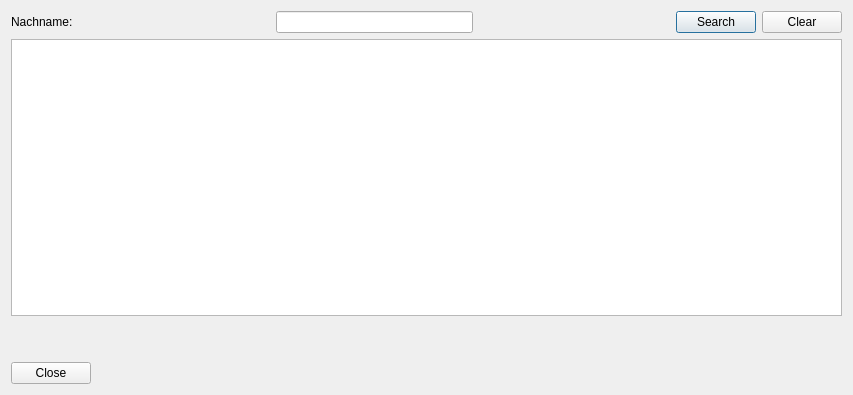
<?xml version="1.0" encoding="UTF-8"?>
<ui version="4.0">
 <class>ShowMitarbeiter_GUI</class>
 <widget class="QDialog" name="ShowMitarbeiter_GUI">
  <property name="geometry">
   <rect>
    <x>0</x>
    <y>0</y>
    <width>853</width>
    <height>395</height>
   </rect>
  </property>
  <property name="windowTitle">
   <string>Mitarbeiter Uebersicht</string>
  </property>
  <layout class="QVBoxLayout" name="verticalLayout">
   <item>
    <layout class="QHBoxLayout" name="horizontalLayout">
     <item>
      <widget class="QLabel" name="label">
       <property name="text">
        <string>Nachname:</string>
       </property>
      </widget>
     </item>
     <item>
      <spacer name="horizontalSpacer">
       <property name="orientation">
        <enum>Qt::Horizontal</enum>
       </property>
       <property name="sizeHint" stdset="0">
        <size>
         <width>40</width>
         <height>20</height>
        </size>
       </property>
      </spacer>
     </item>
     <item>
      <widget class="QLineEdit" name="searchEdit"/>
     </item>
     <item>
      <spacer name="horizontalSpacer_2">
       <property name="orientation">
        <enum>Qt::Horizontal</enum>
       </property>
       <property name="sizeHint" stdset="0">
        <size>
         <width>40</width>
         <height>20</height>
        </size>
       </property>
      </spacer>
     </item>
     <item>
      <widget class="QPushButton" name="searchButton">
       <property name="text">
        <string>Search</string>
       </property>
      </widget>
     </item>
     <item>
      <widget class="QPushButton" name="clearButton">
       <property name="text">
        <string>Clear</string>
       </property>
       <property name="autoDefault">
        <bool>false</bool>
       </property>
      </widget>
     </item>
    </layout>
   </item>
   <item>
    <widget class="QTreeView" name="treeView">
     <property name="itemsExpandable">
      <bool>false</bool>
     </property>
    </widget>
   </item>
   <item>
    <spacer name="verticalSpacer">
     <property name="orientation">
      <enum>Qt::Vertical</enum>
     </property>
     <property name="sizeType">
      <enum>QSizePolicy::Preferred</enum>
     </property>
     <property name="sizeHint" stdset="0">
      <size>
       <width>20</width>
       <height>40</height>
      </size>
     </property>
    </spacer>
   </item>
   <item>
    <widget class="QPushButton" name="closeButton">
     <property name="sizePolicy">
      <sizepolicy hsizetype="Fixed" vsizetype="Fixed">
       <horstretch>0</horstretch>
       <verstretch>0</verstretch>
      </sizepolicy>
     </property>
     <property name="text">
      <string>Close</string>
     </property>
    </widget>
   </item>
  </layout>
  <action name="actionMitarbeiterAendern">
   <property name="text">
    <string>MitarbeiterAendern</string>
   </property>
  </action>
  <action name="actionMitarbeiterBewerten">
   <property name="text">
    <string>MitarbeiterBewerten</string>
   </property>
  </action>
 </widget>
 <resources/>
 <connections/>
</ui>
